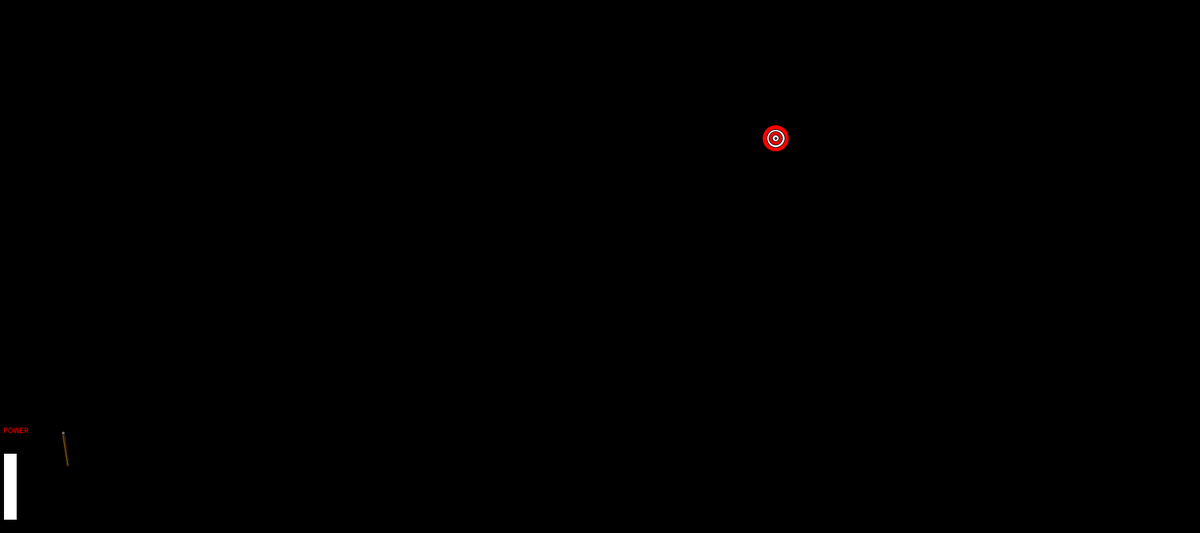
Frame 1 (no input)
Frame 60 (the mouse pressed at the canvas centre just before this capture): identical to frame 1, image omitted
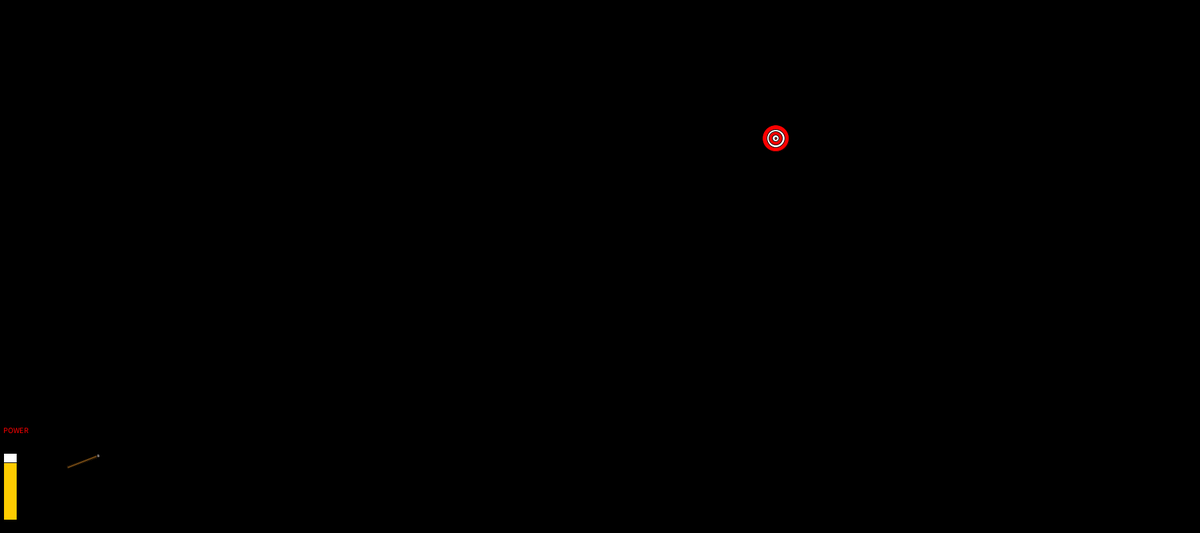
Frame 120 (the mouse held since frame 60 and released just before this capture)

The Processing sketch that drew these frames (run headless with seeded random() and noise(); from frame 60 on, the mouse is pressed at the canvas centre):

// Processing sketch: AppleShoot
// ── AppleShoot.pde
Arrow a = new Arrow();
PowerBar pb = new PowerBar();
Target target;
void setup()
{
  size(1800, 800);

  target = new Target();
}


void draw()
{
  background(0);

  pb.Render();
  target.Render();

  a.Update();
  a.Render();



  if (a.CheckCollision(target.Position, target.Size))
  {
    //background(0,255,0);
    a.Stop();
  }
  if (mousePressed)
  {
    pb.Update();
  }
}


void mouseReleased()
{
  a.SetDirection(pb.Power/5);
}


void keyPressed()
{
  if (key == 'r')
  {
    a.Reset();
    target.Reset();
    pb.Reset();
  }
  if (key == 'a')
  {
    a.Reset();
    pb.Reset();
  }
  if (key =='t')
  {
    target.Reset(250, 600);
  }
}
// ── Arrow.pde
class Arrow
{


  PVector Position;
  PVector Acceleration;
  PVector Direction;
  PVector Velocity;
  float Rotation;
  float Gravity;
  boolean isFired;
  float Power;

  Arrow()
  {
    Position = new PVector(100, 700);
    Acceleration = new PVector(0, .05);
    Direction = new PVector(0, 0);
    Velocity = new PVector(0, 0);
    Rotation =0;
    isFired = false;
    Gravity = .05;
    Power = 5;
  }


  void Update()
  {
    if (isFired == false)
    {
      PVector m = new PVector(mouseX, mouseY);
      PVector p = Position.copy();
      PVector curr = new PVector(Position.x+100, Position.y);
      PVector p1 = m.copy().sub(p);
      PVector p2 = curr.copy().sub(p);

      Rotation = -PVector.angleBetween(p1, p2);
    } 
    else
    {
      Direction.add(Acceleration);
      
      Rotation+=Gravity/Power;
      //Rotation = -PVector.angleBetween(nDir,cDir);
      Position.add(Direction);
    }
  }

  void SetDirection(float _p)
  {
    PVector m = new PVector(mouseX, mouseY);
    Power = _p;
    Direction = PVector.sub(m, Position);
    Direction.normalize();
    Direction.mult(Power);

    isFired = true;
  }


  void Render()
  {
    colorMode(RGB);
    pushMatrix();
    //translate
    translate(Position.x, Position.y);
    //rotate
    rotate(Rotation);
    //render
    fill(113, 71, 19);
    rect(0, 0, 50, 4);
    fill(120, 115, 115);
    ellipse(50, 2, 5, 5);


    popMatrix();
  }



  void Reset()
  {
    Position = new PVector(100, 700);
    Acceleration = new PVector(0, .05);
    Direction = new PVector(0, 0);
    Velocity = new PVector(0, 0);
    Rotation =0;
    isFired = false;
    Gravity = .05;
    Power = 5;
  }
  
  boolean CheckCollision(PVector _t, float _s)
  {
    boolean answer = false;
    
      pushMatrix();
        translate(Position.x, Position.y);
        //rotate(Rotation);
        //ellipse(50, 2, 5, 5);
       // fill(255,0,255);
       // ellipse(_t.x-Position.x,_t.y-Position.y,100,100);
      if(dist(50+sin(degrees(Rotation)),2+degrees(Rotation),_t.x-Position.x,_t.y-Position.y) <2.5+ _s/2)
      {
        //background(0,255,0);
        answer=true;
      }
      popMatrix();
      
    
    return answer;
    
  }
  
  void Stop()
  {
    Acceleration = new PVector(0,0);
    Direction = new PVector(0,0);
    Gravity=0;
    
    
  }
}
// ── PowerBar.pde
class PowerBar
{
  float Power;
  float Dir;
  PVector Position;
  PowerBar()
  {
    Power = 0;
    Dir = 2;
    Position = new PVector(5,680);
  }
  
  void Render()
  {
    
    colorMode(HSB);
    fill(0,0,255);
    rect(Position.x,Position.y,20,100);
    
    
    fill(120-Power,255,255);
    rect(Position.x,Position.y+100,20,-Power);
    
    
    fill(0,255,255);
    
    text("POWER",Position.x, Position.y-30);
  }
  
  void Update()
  {
    Power+=Dir;
    
    if(Power>100 || Power <0)
    {
      Dir *=-1;
    }
  }
  
  void Reset()
  {
    Power=0;
  }
}
// ── Target.pde
class Target
{
  PVector Position;
  float Size;

  Target()
  {
    Position = new PVector(random(width), random(height));
    Size = 40;
  }


  void Render()
  {
    colorMode(RGB);
    
    fill(255,0,0);
    ellipse(Position.x, Position.y, Size, Size);
    fill(255);
    ellipse(Position.x, Position.y, Size/1.5, Size/1.5);
    fill(255,0,0);
    ellipse(Position.x, Position.y, Size/2, Size/2);
    fill(255);
    ellipse(Position.x, Position.y, Size/4, Size/4);
    fill(255,0,0);
    ellipse(Position.x, Position.y, 3, 3);
  }
  
  void Reset()
  {
    Position = new PVector(random(width), random(height));
    Size = 40;
  }
  void Reset(float _x, float _y)
  {
    Position = new PVector(_x, _y);
    Size = 40;
  }
  
 
}
